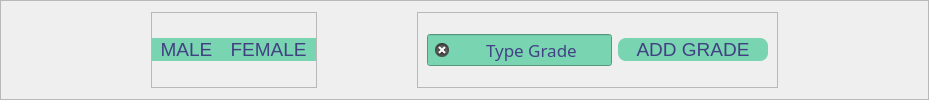
                  <widget class="QFrame" name="frame_6">
                   <property name="frameShape">
                    <enum>QFrame::StyledPanel</enum>
                   </property>
                   <property name="frameShadow">
                    <enum>QFrame::Raised</enum>
                   </property>
                   <layout class="QHBoxLayout" name="horizontalLayout_15">
                    <property name="spacing">
                     <number>100</number>
                    </property>
                    <property name="leftMargin">
                     <number>150</number>
                    </property>
                    <property name="rightMargin">
                     <number>150</number>
                    </property>
                    <item>
                     <widget class="QFrame" name="frame_21">
                      <property name="minimumSize">
                       <size>
                        <width>166</width>
                        <height>54</height>
                       </size>
                      </property>
                      <property name="frameShape">
                       <enum>QFrame::StyledPanel</enum>
                      </property>
                      <property name="frameShadow">
                       <enum>QFrame::Raised</enum>
                      </property>
                      <layout class="QHBoxLayout" name="horizontalLayout_18">
                       <property name="spacing">
                        <number>0</number>
                       </property>
                       <property name="leftMargin">
                        <number>0</number>
                       </property>
                       <property name="topMargin">
                        <number>0</number>
                       </property>
                       <property name="rightMargin">
                        <number>0</number>
                       </property>
                       <property name="bottomMargin">
                        <number>0</number>
                       </property>
                       <item>
                        <widget class="QPushButton" name="pushButton_male">
                         <property name="font">
                          <font>
                           <pointsize>14</pointsize>
                          </font>
                         </property>
                         <property name="styleSheet">
                          <string notr="true">QPushButton {
	border: none;
	border-radius: 0px;
	
	color: rgb(66, 64, 130);
	
	background-color: rgb(120, 212, 177);
}
QPushButton:hover{
	
	
	background-color: rgb(120, 212, 177,150);
}</string>
                         </property>
                         <property name="text">
                          <string>MALE</string>
                         </property>
                        </widget>
                       </item>
                       <item>
                        <widget class="QPushButton" name="pushButton_female">
                         <property name="minimumSize">
                          <size>
                           <width>95</width>
                           <height>0</height>
                          </size>
                         </property>
                         <property name="font">
                          <font>
                           <pointsize>14</pointsize>
                          </font>
                         </property>
                         <property name="styleSheet">
                          <string notr="true">QPushButton {
	border: none;
	border-radius: 0px;
	
	color: rgb(66, 64, 130);
	
	background-color: rgb(120, 212, 177);
}
QPushButton:hover{
	
	
	background-color: rgb(120, 212, 177,150);
}</string>
                         </property>
                         <property name="text">
                          <string>FEMALE</string>
                         </property>
                        </widget>
                       </item>
                      </layout>
                     </widget>
                    </item>
                    <item>
                     <widget class="QFrame" name="frame_25">
                      <property name="frameShape">
                       <enum>QFrame::StyledPanel</enum>
                      </property>
                      <property name="frameShadow">
                       <enum>QFrame::Raised</enum>
                      </property>
                      <layout class="QHBoxLayout" name="horizontalLayout_17">
                       <item>
                        <widget class="QLineEdit" name="lineEdit_grade">
                         <property name="minimumSize">
                          <size>
                           <width>100</width>
                           <height>0</height>
                          </size>
                         </property>
                         <property name="font">
                          <font>
                           <family>Segoe UI Light</family>
                           <pointsize>13</pointsize>
                          </font>
                         </property>
                         <property name="layoutDirection">
                          <enum>Qt::RightToLeft</enum>
                         </property>
                         <property name="styleSheet">
                          <string notr="true">color: rgb(67, 66, 132);
background-color: rgb(120, 212, 177);</string>
                         </property>
                         <property name="text">
                          <string>Type Grade</string>
                         </property>
                         <property name="alignment">
                          <set>Qt::AlignCenter</set>
                         </property>
                         <property name="clearButtonEnabled">
                          <bool>true</bool>
                         </property>
                        </widget>
                       </item>
                       <item>
                        <widget class="QPushButton" name="pushButton_grade">
                         <property name="minimumSize">
                          <size>
                           <width>150</width>
                           <height>0</height>
                          </size>
                         </property>
                         <property name="font">
                          <font>
                           <pointsize>14</pointsize>
                          </font>
                         </property>
                         <property name="styleSheet">
                          <string notr="true">QPushButton {
	border: none;
	border-radius: 8px;
	
	color: rgb(66, 64, 130);
	
	background-color: rgb(120, 212, 177);
}
QPushButton:hover{
	
	
	background-color: rgb(120, 212, 177,150);
}</string>
                         </property>
                         <property name="text">
                          <string>ADD GRADE</string>
                         </property>
                        </widget>
                       </item>
                      </layout>
                     </widget>
                    </item>
                   </layout>
                  </widget>
